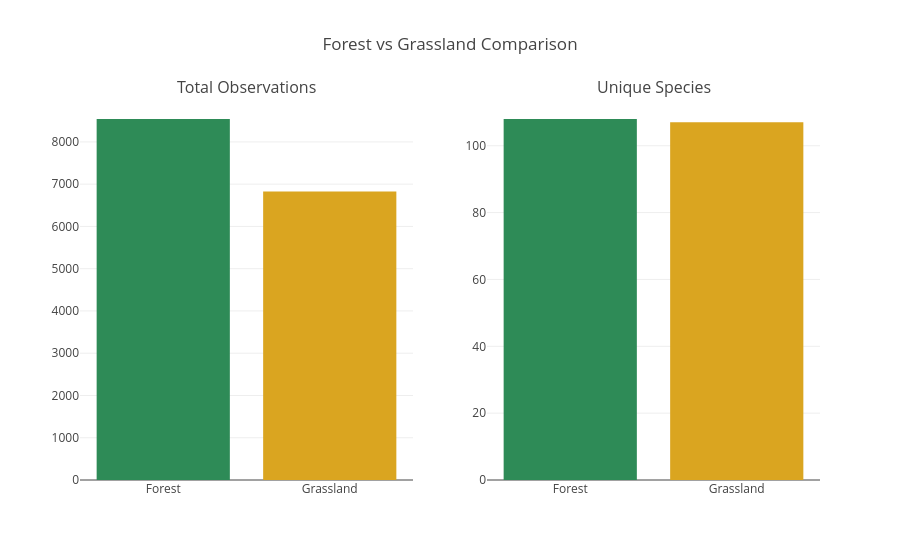

Notebook source saved alongside this figure:
### Markdown cell above
### 3.3 Spatial Analysis

### Code cell
spatial_summary = df.groupby('Location_Type').agg(
    Total_Observations=('Common_Name','count'),
    Unique_Species=('Scientific_Name','nunique'),
    Unique_Plots=('Plot_Name','nunique')
).reset_index()
print(spatial_summary)

fig = make_subplots(rows=1, cols=2, subplot_titles=['Total Observations','Unique Species'])
colors = ['#2E8B57','#DAA520']
fig.add_trace(go.Bar(x=spatial_summary['Location_Type'], y=spatial_summary['Total_Observations'],
                     marker_color=colors, showlegend=False), row=1, col=1)
fig.add_trace(go.Bar(x=spatial_summary['Location_Type'], y=spatial_summary['Unique_Species'],
                     marker_color=colors, showlegend=False), row=1, col=2)
fig.update_layout(title='Forest vs Grassland Comparison', plot_bgcolor='white', paper_bgcolor='white')
fig.show()

### Figure 1 — Plotly figure (JSON) as saved in the notebook; plotly's stock layout.template omitted (floating-point values rounded to 4 significant figures)
{"data": [{"marker": {"color": ["#2E8B57", "#DAA520"]}, "showlegend": false, "type": "bar", "x": ["Forest", "Grassland"], "xaxis": "x", "y": [8542, 6826], "yaxis": "y"}, {"marker": {"color": ["#2E8B57", "#DAA520"]}, "showlegend": false, "type": "bar", "x": ["Forest", "Grassland"], "xaxis": "x2", "y": [108, 107], "yaxis": "y2"}], "layout": {"annotations": [{"font": {"size": 16}, "showarrow": false, "text": "Total Observations", "x": 0.225, "xanchor": "center", "xref": "paper", "y": 1, "yanchor": "bottom", "yref": "paper"}, {"font": {"size": 16}, "showarrow": false, "text": "Unique Species", "x": 0.775, "xanchor": "center", "xref": "paper", "y": 1, "yanchor": "bottom", "yref": "paper"}], "paper_bgcolor": "white", "plot_bgcolor": "white", "title": {"text": "Forest vs Grassland Comparison"}, "xaxis": {"anchor": "y", "domain": [0, 0.45]}, "xaxis2": {"anchor": "y2", "domain": [0.55, 1]}, "yaxis": {"anchor": "x", "domain": [0, 1]}, "yaxis2": {"anchor": "x2", "domain": [0, 1]}}}
